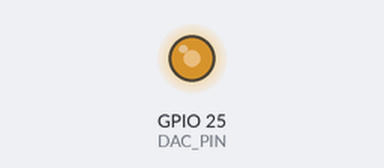
The sketch below on a simulated ESP32. On the bench: output pins drawn as LEDs (lit = HIGH). What the sketch prints to the serial monitor is not drawn.

Above: at 0.1 s.
Timing chart, 0 to 37.5 s (numbered marks = the images above):
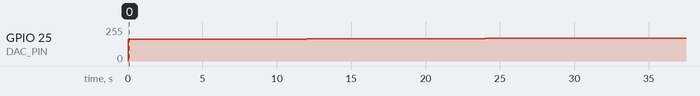

The sketch:

TEST_DAC.ino
```cpp
#define DAC_PIN 25   // GPIO25 = DAC1

uint8_t socFake = 0;
int direction = 1;

void outputGauge(uint8_t soc)
{
    // Giới hạn SOC từ 0 -> 100%
    soc = constrain(soc, 0, 100);

    // Map SOC sang giá trị DAC
    // DAC ESP32: 0 -> 255
    // Ở đây map từ 100 -> 140
    uint8_t dacValue = map(soc, 0, 100, 163,188);

    // Xuất DAC
    dacWrite(DAC_PIN, dacValue);

    // Tính điện áp xấp xỉ
    float voltage = (dacValue / 255.0f) * 3.3f;

    // Debug
    Serial.print("SOC: ");
    Serial.print(soc);
    Serial.print("%");

    Serial.print(" | DAC: ");
    Serial.print(dacValue);

    Serial.print(" | Voltage: ");
    Serial.print(voltage, 3);
    Serial.println(" V");
}

void setup()
{
    Serial.begin(115200);

    pinMode(DAC_PIN, OUTPUT);

    // Reset DAC
    dacWrite(DAC_PIN, 0);

    Serial.println("ESP32 DAC Fake SOC Test");
}

void loop()
{
    outputGauge(socFake);

    // Tăng / giảm SOC giả lập
    socFake += direction * 2;

    // Đảo chiều khi đạt ngưỡng
    if (socFake >= 100)
    {
        socFake = 100;
        direction = -1;
    }

    if (socFake <= 0)
    {
        socFake = 0;
        direction = 1;
    }

    delay(2000);
}
```

Measured:
- by itself, GPIO 25 (DAC_PIN): moves from 0/255 to 172/255 over 36.0 s
